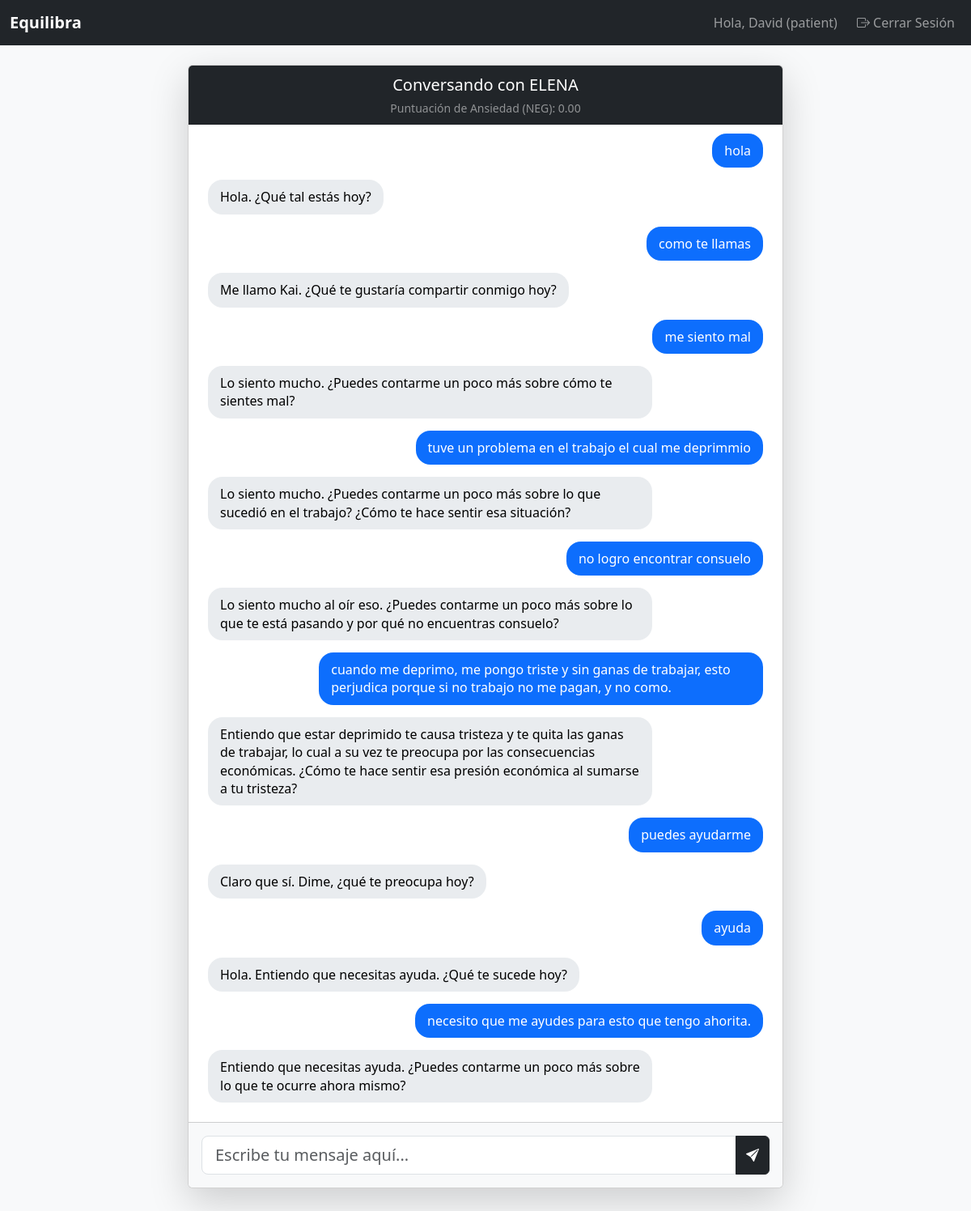
The page /chat_page (signed in) on the database as committed earlier.
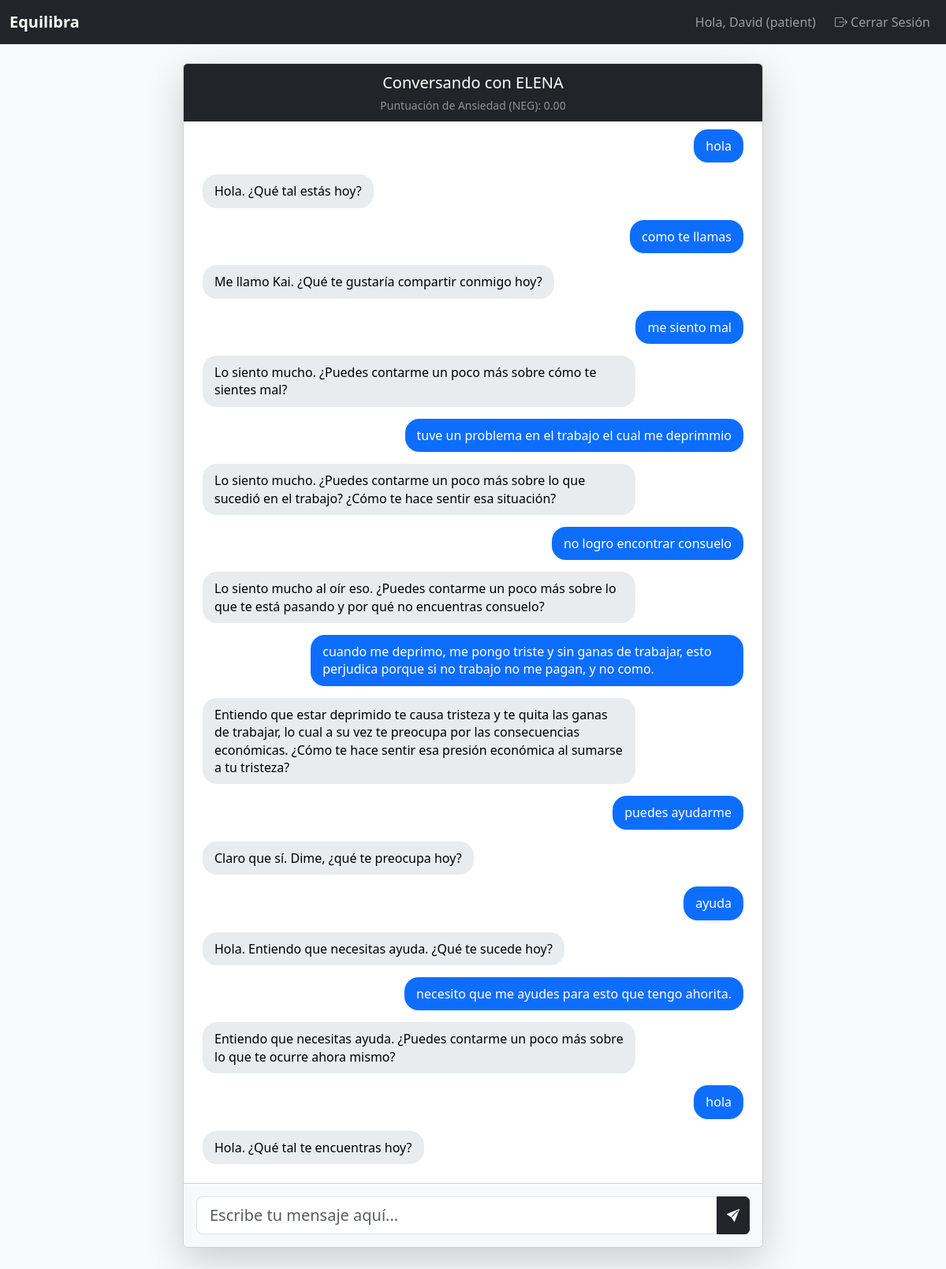
The same page on the database as committed later.
### models.py (models this page shows, shortened)
class User(UserMixin, db.Model):
    id = db.Column(db.Integer, primary_key=True)
    username = db.Column(db.String(150), unique=True, nullable=False)
    email = db.Column(db.String(150), unique=True, nullable=False)
    password_hash = db.Column(db.String(256), nullable=False)
    role = db.Column(db.String(50), nullable=False, default='patient')
    status = db.Column(db.String(50), nullable=False, default='active')
    assigned_psychologist_id = db.Column(db.Integer, db.ForeignKey('user.id'), nullable=True)
    assigned_psychologist = db.relationship('User', remote_side=[id], backref='assigned_patients')
    messages = db.relationship('Message', backref='author', lazy=True)

class Message(db.Model):
    id = db.Column(db.Integer, primary_key=True)
    content = db.Column(db.Text, nullable=False)
    sender = db.Column(db.String(10), nullable=False) # 'user' o 'bot'
    timestamp = db.Column(db.DateTime, index=True, default=datetime.utcnow)
    user_id = db.Column(db.Integer, db.ForeignKey('user.id'), nullable=False)

### app.py (the view)
@main_bp.route('/chat_page')
@login_required
def chat_page():
    past_messages = Message.query.filter_by(user_id=current_user.id).order_by(Message.timestamp.asc()).all()
    return render_template('index.html', messages=past_messages)

### app.py (called while the page is built)
@login_manager.user_loader
def load_user(user_id):
    return User.query.get(int(user_id))

### templates/index.html (shortened to what this page needs)
{% extends "base.html" %}
{% block content %}
<div class="row justify-content-center">
    <div class="col-12 col-md-10 col-lg-8">
        <div class="card shadow-lg chat-card">
            <div class="card-header bg-dark text-white text-center">
                <h5 class="my-1">Conversando con ELENA</h5>
                <small class="text-white-50">Puntuación de Ansiedad (NEG): <span id="anxiety-score">0.00</span></small>
            </div>
            <div class="card-body p-4 chat-window" id="chat-window">
                {% if not messages %}
                    <div class="message bot">
                        Hola, soy Kai. Estoy aquí para escucharte. ¿Cómo te sientes hoy?
                    </div>
                {% else %}
                    {% for msg in messages %}
                        <div class="message {{ msg.sender }}">
                            {{ msg.content | safe }}
                        </div>
                    {% endfor %}
                {% endif %}
            </div>
            <div class="card-footer p-3 bg-light">
                <form id="chat-form">
                    <div class="input-group">
                        <input type="text" id="message-input" class="form-control form-control-lg" placeholder="Escribe tu mensaje aquí..." autocomplete="off" autofocus>
                        <button class="btn btn-dark" type="submit" id="send-button">
                            <i class="bi bi-send-fill"></i>
                        </button>
                    </div>
                </form>
            </div>
        </div>
    </div>
</div>
{% endblock %}

### templates/base.html (shortened to what this page needs)
<!DOCTYPE html>
<html lang="es">
<head>
    <link href="https://cdn.jsdelivr.net/npm/bootstrap@5.3.3/dist/css/bootstrap.min.css" rel="stylesheet">
    <link rel="stylesheet" href="https://cdn.jsdelivr.net/npm/bootstrap-icons@1.11.3/font/bootstrap-icons.min.css">
</head>
<body>
    <nav class="navbar navbar-expand-lg navbar-dark bg-dark">
        <div class="container-fluid">
            <a class="navbar-brand" href="{{ url_for('main.home') }}">  Equilibra</a>
            <div class="collapse navbar-collapse" id="navbarNav">
                <div class="navbar-nav ms-auto">
                    {% if current_user.is_authenticated %}
                        <span class="navbar-text me-3">
                            Hola, {{ current_user.username }} ({{ current_user.role }})
                        </span>
                        <a class="nav-link" href="{{ url_for('auth.logout') }}"><i class="bi bi-box-arrow-right"></i> Cerrar Sesión</a>
                    {% else %}
                        <a class="nav-link" href="{{ url_for('auth.login') }}">Iniciar Sesión</a>
                        <a class="nav-link" href="{{ url_for('auth.register') }}">Registrarse</a>
                    {% endif %}
                </div>
            </div>
        </div>
    </nav>
    <main class="container mt-4">
        {% block content %}{% endblock %}
    </main>
</body>
</html>

### templates/base.html (style rules this page uses)
body { background-color: #f8f9fa; }
.navbar-brand { font-weight: bold; }

### templates/index.html (style rules this page uses)
.chat-card { height: 75vh; display: flex; flex-direction: column; }
.chat-window { flex-grow: 1; overflow-y: auto; display: flex; flex-direction: column; gap: 15px; }
.message { padding: 10px 15px; border-radius: 18px; max-width: 80%; line-height: 1.4; }
.message.user { background-color: #0d6efd; color: white; align-self: flex-end; }
.message.bot { background-color: #e9ecef; color: black; align-self: flex-start; }

Rows that differ between the two databases and show on the page:
added Message: content "hola", sender "user" (drawn)
added Message: content "Hola. ¿Qué tal te encuentras hoy?", sender "bot" (drawn)
